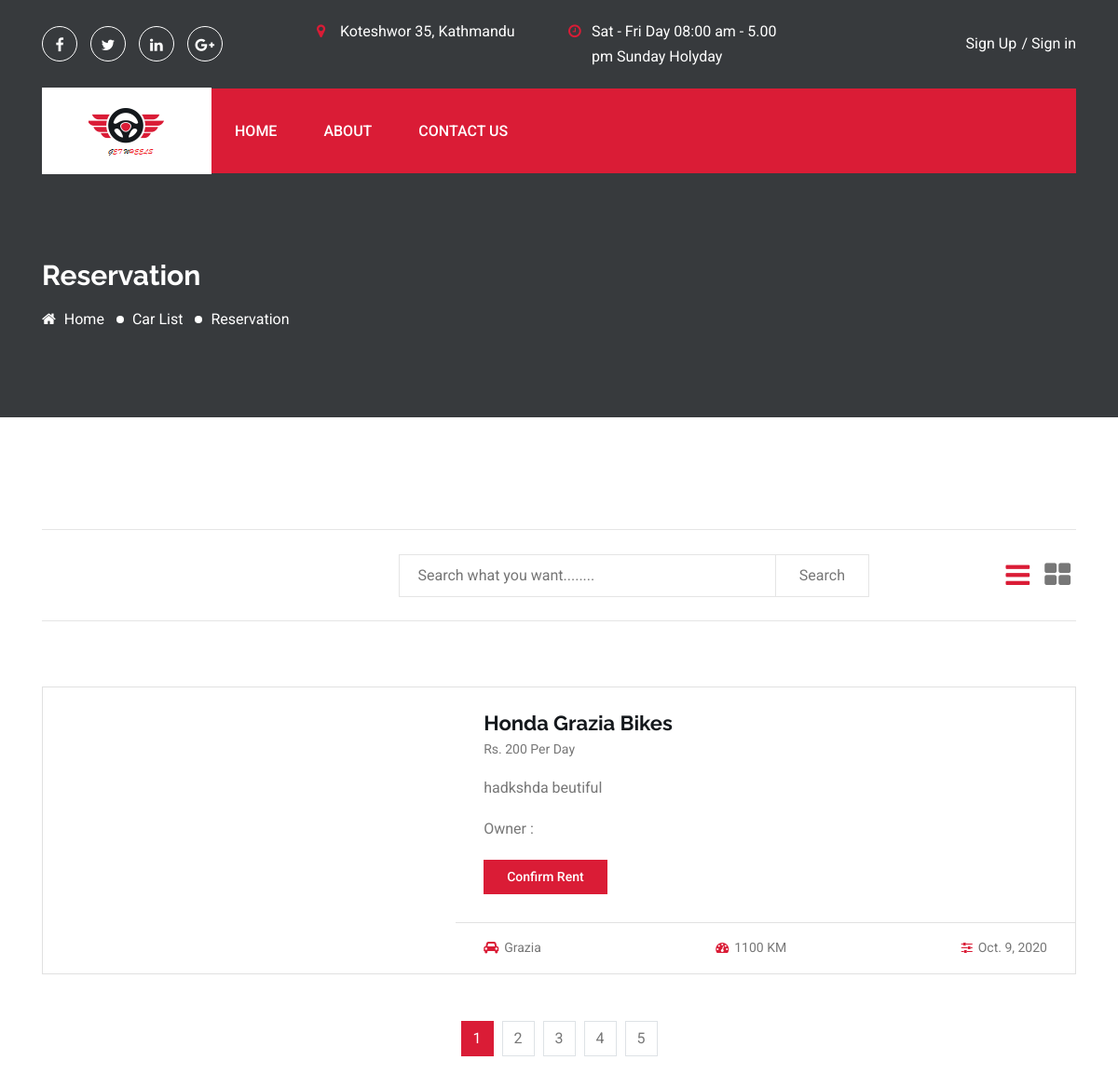
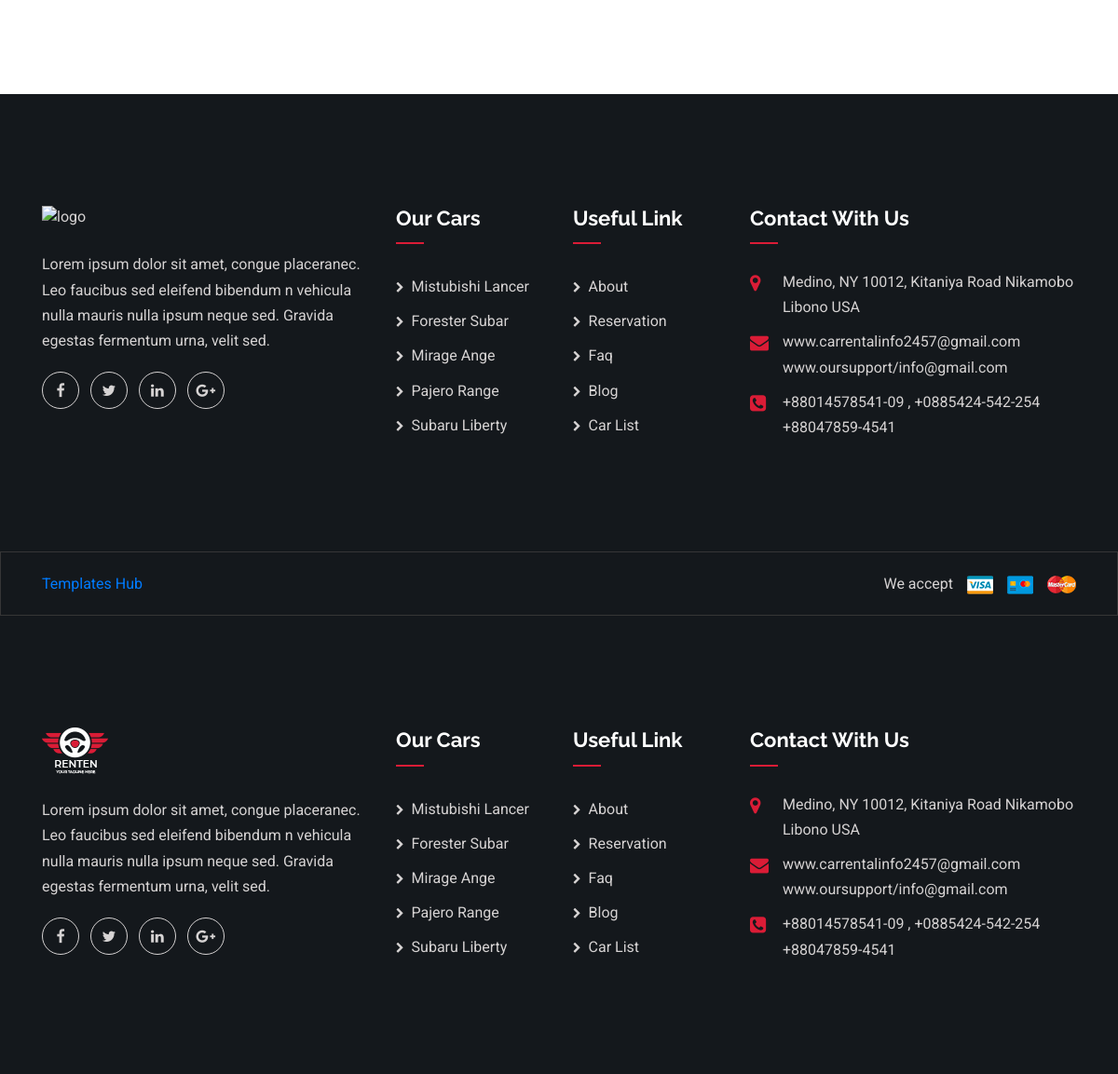
Page /available/ on the committed database (2 pictures, top to bottom).
### home/models.py (models this page shows, shortened)
class VehicleAvailable(models.Model):
    user = models.ForeignKey(settings.AUTH_USER_MODEL,on_delete=models.CASCADE,default=None,null=True)
    type = models.TextField()
    manufacturer_company = models.TextField(max_length=100)
    model = models.TextField(max_length=100)
    pickup = models.TextField(max_length=300)
    dropup = models.TextField(max_length=300)
    available_till_time = models.TimeField(null= True,blank=True)
    available_till_date = models.DateField()
    description = models.TextField(max_length=500)
    image = models.TextField()
    priceph = models.IntegerField()
    km_travelled = models.IntegerField()
    slug  = models.SlugField(unique=True)
    ordered = models.BooleanField(default=False)
    def get_absolute_url(self):
        return reverse("home:reservation", kwargs={'slug': self.slug})

### home/views.py (the view)
# urls.py: path('available/',views.Available.as_view(),name='available'),
class Available(BaseView): #/available
    def get(self,request):
        self.template_context['avehicles'] = VehicleAvailable.objects.all()
        query = request.GET.get('query')
        if query is not None and query != '':
            self.template_context['search_result'] = VehicleAvailable.objects.filter(
                Q(type__icontains=query)| Q(model__icontains=query) |Q(manufacturer_company__startswith=query)|
                Q(manufacturer_company__endswith=query)
            )
            self.template_context['search_for'] = query
            return render(request, 'search-list.html', self.template_context)
        else:
            return render(request,'car-list-two.html',self.template_context)

### home/forms.py
class ConsultaionForm(ModelForm):
    class Meta:
        model = Consultaion
        fields = '__all__'

### home/templates/car-list-two.html (shortened to what this page needs)
{% extends 'base.html' %}
{% load static %}
{% block content %}
<section class="inner-page-banner bg_img overlay-3" data-background="{%static 'assets/images/inner-page-bg.jpg' %}">
    <div class="container">
        <div class="row">
            <div class="col-md-12">
                <h2 class="page-title">reservation</h2>
                <ol class="page-list">
                    <li><a href="index.html"><i class="fa fa-home"></i> Home</a></li>
                    <li><a href="#0">car list</a></li>
                    <li>reservation</li>
                </ol>
            </div>
        </div>
    </div>
</section>
<section class="car-search-section pt-120 pb-120">
    <div class="container">
        <div class="row">
            <div class="col-lg-12">
                <div class="car-search-filter-area">
                    <div class="car-search-filter-form-area">
                        <form class="car-search-filter-form">
                            <div class="row justify-content-between">
                                <div class="col-lg-4 col-md-5 col-sm-6">
                                </div>
                                <div class="col-lg-7 col-md-7 col-sm-6 d-flex">
                                    <input type="text" name="query" id="car_search"
                                           placeholder="Search what you want........">
                                    <button class="search-submit-btn">Search</button>
                                </div>
                            </div>
                        </form>
                    </div>
                    <div class="view-style-toggle-area">
                        <button class="view-btn list-btn active"><i class="fa fa-bars"></i></button>
                        <button class="view-btn grid-btn"><i class="fa fa-th-large"></i></button>
                    </div>
                </div>
            </div>
        </div>
        <div class="row mt-70">
            <div class="col-lg-12">
                <div class="car-search-result-area list--view row mb-none-30">
                    {% for avehicle in avehicles %}
                    {% if avehicle.ordered == False %}
                    <div class="col-md-6 col-12">
                        <div class="car-item car-item--style2">
                            <div class="thumb bg_img" data-background="{{avehicle.image}}"></div>
                            <div class="car-item-body">
                                <div class="content">
                                    <h4 class="title">{{avehicle.manufacturer_company}} {{avehicle.model}}
                                        {{avehicle.type}}</h4>
                                    <span class="price"> Rs. {{avehicle.priceph}} per day</span>
                                    <p>{{avehicle.description}} </p>
                                    <p> Owner : {{avehicle.vech_owner}} </p>
                                    <a href="{{avehicle.get_absolute_url}}" class="cmn-btn">Confirm Rent</a>
                                </div>
                                <div class="car-item-meta">
                                    <ul class="details-list">
                                        <li><i class="fa fa-car"></i>{{avehicle.model}}</li>
                                        <li><i class="fa fa-tachometer"></i>{{avehicle.km_travelled}} KM</li>
                                        <li><i class="fa fa-sliders"></i>{{avehicle.available_till_date}}</li>
                                    </ul>
                                </div>
                            </div>
                        </div>
                    </div>
                    {% endif %}
                    {% endfor %}
                </div>
                <nav class="d-pagination" aria-label="Page navigation example">
                    <ul class="pagination justify-content-center">
                        <li class="page-item active"><a class="page-link" href="#">1</a></li>
                        <li class="page-item"><a class="page-link" href="#">2</a></li>
                        <li class="page-item"><a class="page-link" href="#">3</a></li>
                        <li class="page-item"><a class="page-link" href="#">4</a></li>
                        <li class="page-item"><a class="page-link" href="#">5</a></li>
                    </ul>
                </nav>
            </div>
        </div>
    </div>
</section>
<footer class="footer-section">
    <div class="footer-top pt-120 pb-120">
        <div class="container">
            <div class="row">
                <div class="col-lg-4 col-sm-8">
                    <div class="footer-widget widget-about">
                        <div class="widget-about-content">
                            <a href="index.html" class="footer-logo"><img
                                    src="{%static 'assets/images/logo-footer.png ' %}" alt="logo"></a>
                            <p>Lorem ipsum dolor sit amet, congue placeranec. Leo faucibus sed eleifend bibendum n
                                vehicula nulla mauris nulla ipsum neque sed. Gravida egestas fermentum urna, velit
                                sed. </p>
                            <ul class="social-links">
                                <li><a href="#0"><i class="fa fa-facebook"></i></a></li>
                                <li><a href="#0"><i class="fa fa-twitter"></i></a></li>
                                <li><a href="#0"><i class="fa fa-linkedin"></i></a></li>
                                <li><a href="#0"><i class="fa fa-google-plus"></i></a></li>
                            </ul>
                        </div>
                    </div>
                </div>
                <div class="col-lg-2 col-sm-4">
                    <div class="footer-widget widget-menu">
                        <h4 class="widget-title">our cars</h4>
                        <ul>
                            <li><a href="#0">mistubishi lancer</a></li>
                            <li><a href="#0">forester subar</a></li>
                            <li><a href="#0">mirage ange</a></li>
                            <li><a href="#0">pajero range</a></li>
                            <li><a href="#0">subaru liberty</a></li>
                        </ul>
                    </div>
                </div>
                <div class="col-lg-2 col-sm-4">
                    <div class="footer-widget widget-menu">
                        <h4 class="widget-title">useful link</h4>
                        <ul>
                            <li><a href="#0">about</a></li>
                            <li><a href="#0">reservation</a></li>
                            <li><a href="#0">faq</a></li>
                            <li><a href="#0">blog</a></li>
                            <li><a href="#0">car list</a></li>
                        </ul>
                    </div>
                </div>
                <div class="col-lg-4 col-sm-8">
                    <div class="footer-widget widget-address">
                        <h4 class="widget-title">contact with us</h4>
                        <ul>
                            <li>
                                <i class="fa fa-map-marker"></i>
                                <span>Medino, NY 10012, Kitaniya Road Nikamobo Libono USA</span>
                            </li>
                            <li>
                                <i class="fa fa-envelope"></i>
                                <span>www.carrentalinfo2457@gmail.com www.oursupport/info@gmail.com</span>
                            </li>
                            <li>
                                <i class="fa fa-phone-square"></i>
                                <span>+88014578541-09 , +0885424-542-254 +88047859-4541</span>
                            </li>
                        </ul>
                    </div>
                </div>
            </div>
        </div>
    </div>
    <div class="footer-bottom">
        <div class="container">
            <div class="row justify-content-between">
                <div class="col-sm-6">
                    <p class="copy-right-text"><a href="templateshub.net">Templates Hub</a></p>
                </div>
                <div class="col-sm-6">
                    <ul class="payment-method d-flex justify-content-end">
                        <li>We accept</li>
                        <li><img src="{%static 'assets/images/money-method/1.png' %}" alt="image"></li>
                        <li><img src="{%static 'assets/images/money-method/2.png' %}" alt="image"></li>
                        <li><img src="{%static 'assets/images/money-method/3.png' %}" alt="image"></li>
                    </ul>
                </div>
            </div>
        </div>
    </div>
</footer>
{% endblock %}

### rows in the picture
VehicleAvailable: manufacturer_company "Honda", model "Grazia", type "Bikes", priceph "200", description "hadkshda beutiful", km_travelled "1100", available_till_date "Oct. 9, 2020"
